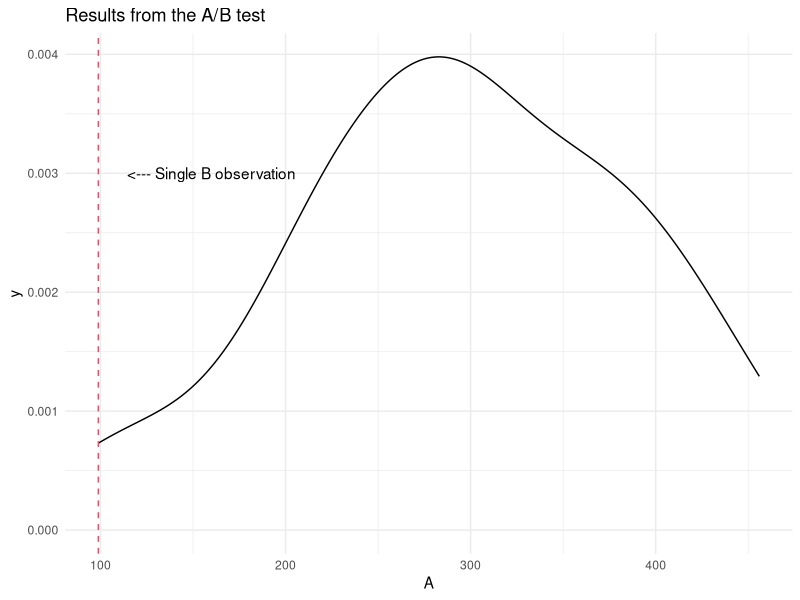
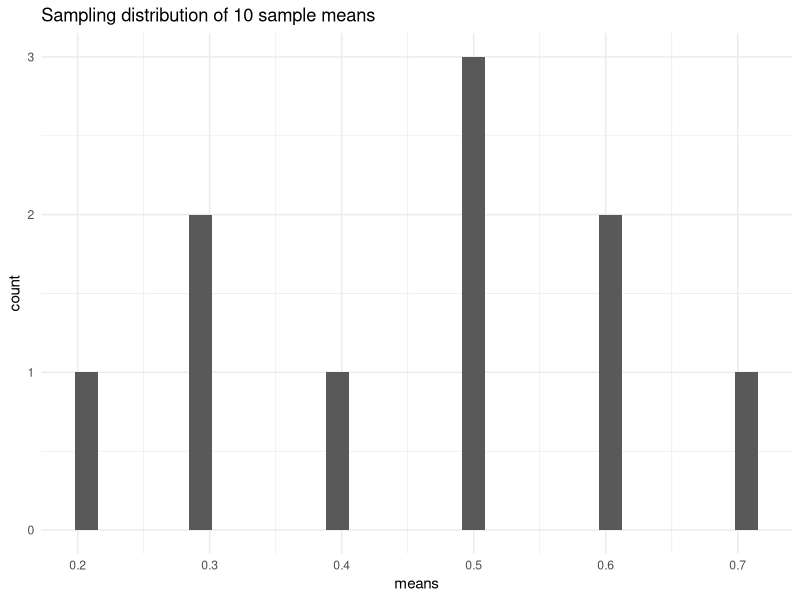
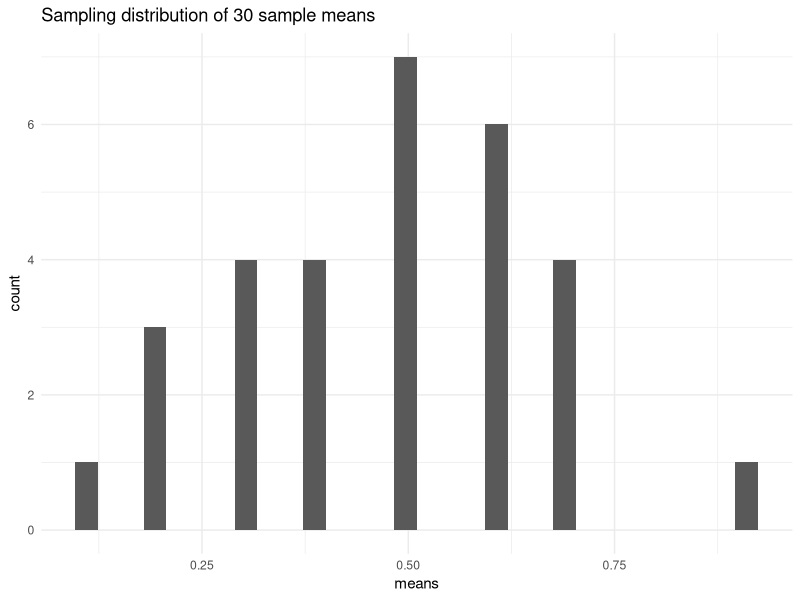
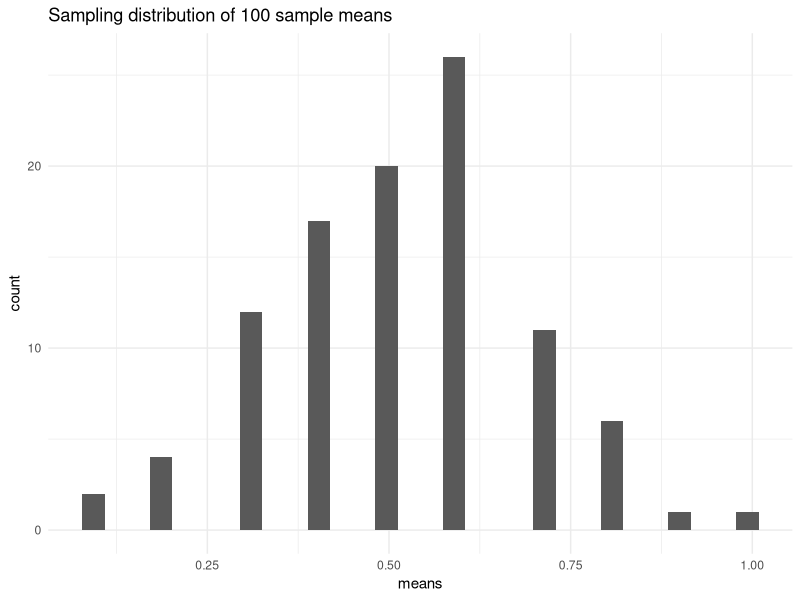
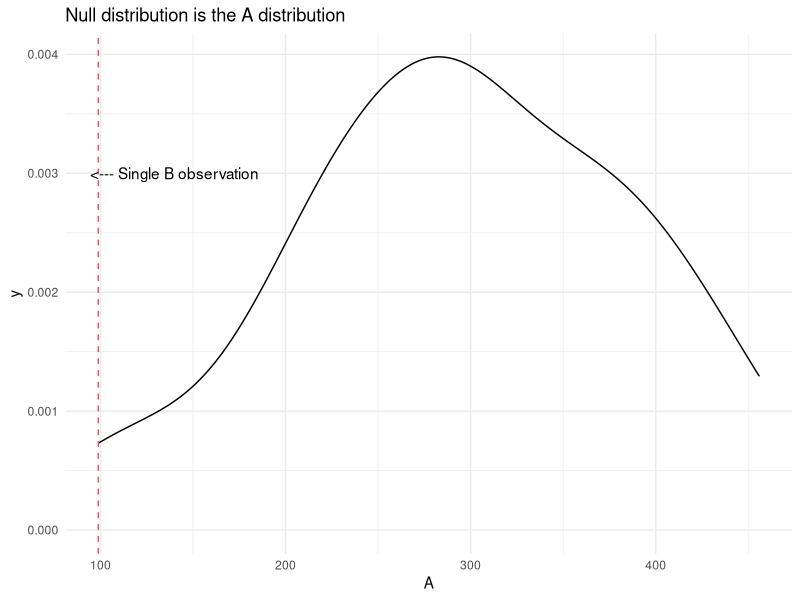
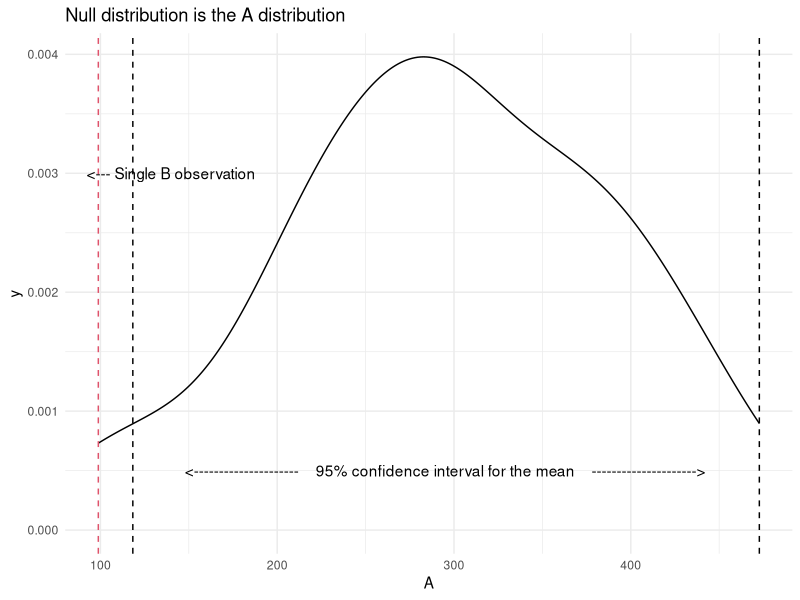

These figures' R source, in order:
## ---- chunk 1
knitr::opts_chunk$set(echo = TRUE, message = F, warning = F)
library(knitr)
library(tidyverse)
library(magrittr)
library(arm)
## ---- chunk 2
set.seed(127)
df <- data.frame(Day = 1:30,
                 A = round(rnorm(30, mean = 300, sd = 105), 2),
                 B = c(98.83, rep(NA, 29)))

kable(df[1:6,])

## ---- chunk 3
summary(df)
## ---- chunk 4
ggplot(df, aes(A)) +
  geom_density() +
  geom_vline(xintercept = 98.83, col= 2, lty = 2) +
  labs(title = "Results from the A/B test") +
  theme_minimal()  +
  annotate("text", label ="<--- Single B observation", x =160, y = .003)
## ---- chunk 5

rbinom(n = 10, size = 1, prob = .5)
rbinom(n = 10, size = 1, prob = .5)
rbinom(n = 10, size = 1, prob = .5)

## ---- chunk 6
data.frame(sample = 1:10,
           n = 10,
           mean = replicate(10, mean(rbinom(10, 1, .5)))) %>%
  kable

## ---- chunk 7
sample_means <- data.frame(sample = 1:10,
                           means = replicate(10, mean(rbinom(n = 10, size = 1, prob = .5))))
ggplot(sample_means, aes(means)) +
  geom_histogram() +
  theme_minimal() +
  labs(title = "Sampling distribution of 10 sample means")

## ---- chunk 8
sample_means <- data.frame(sample = 1:30,
                           means = replicate(30, mean(rbinom(n = 10, size = 1, prob = .5))))
ggplot(sample_means, aes(means)) +
  geom_histogram() +
  theme_minimal() +
  labs(title = "Sampling distribution of 30 sample means")

## ---- chunk 9
sample_means <- data.frame(sample = 1:100,
                           means = replicate(100, mean(rbinom(n = 10, size = 1, prob = .5))))
ggplot(sample_means, aes(means)) +
  geom_histogram() +
  theme_minimal() +
  labs(title = "Sampling distribution of 100 sample means")

## ---- chunk 10
kable(df[1:10, ], rownames= NULL)
 
## ---- chunk 11
sd(df$A)  

## ---- chunk 12
mean(df$A) - 1.96 * sd(df$A) 
mean(df$A) + 1.96 * sd(df$A) 
df$B[1]

## ---- chunk 13

ggplot(df, aes(A)) +
  geom_density() +
  geom_vline(xintercept = 98.83, col= 2, lty = 2) +
  labs(title = "Null distribution is the A distribution") +
  theme_minimal()  +
  annotate("text", label ="<--- Single B observation", x =140, y = .003) 
## ---- chunk 14

ggplot(df, aes(A)) +
  geom_density() +
  geom_vline(xintercept = 98.83, col= 2, lty = 2) +
  geom_vline(xintercept = mean(df$A) - 1.96 * sd(df$A),  lty = 2)+
  geom_vline(xintercept = mean(df$A) + 1.96 * sd(df$A), lty = 2)+
  labs(title = "Null distribution is the A distribution") +
  theme_minimal()  +
  annotate("text", label ="<--- Single B observation", x =140, y = .003) +
  annotate("text", label ="<---------------------", x =180, y = .0005) +
  annotate("text", label ="--------------------->", x =410, y = .0005) +
  annotate("text", label ="95% confidence interval for the mean", x =295, y = .0005)
## ---- chunk 15

(t <- (98.83 - mean(df$A)) / sd(df$A)) # compute t

2*pt(q = t, df = 29) # compute p-value
